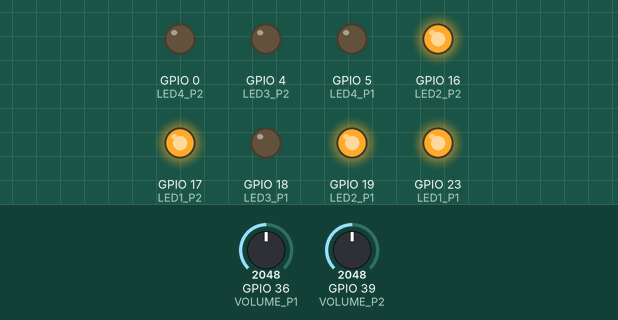
Bench run of a program on a simulated ESP32. On the bench: output pins drawn as LEDs (lit = HIGH). The inputs (shaded band) are chosen by the test bench; at power-on: GPIO 36 (VOLUME_P1) = 2048, GPIO 39 (VOLUME_P2) = 2048.

Above: at 1.2 s.
1.3 s: GPIO 36 (VOLUME_P1) set to 1651
2.8 s: GPIO 36 (VOLUME_P1) set to 1566
At 3.5 s:
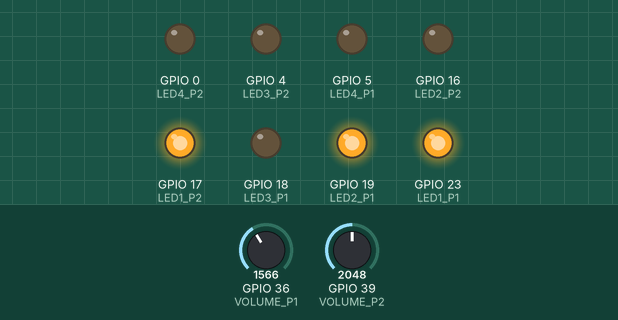
4.3 s: GPIO 39 (VOLUME_P2) set to 1662
5.8 s: GPIO 39 (VOLUME_P2) set to 1537
At 6.1 s:
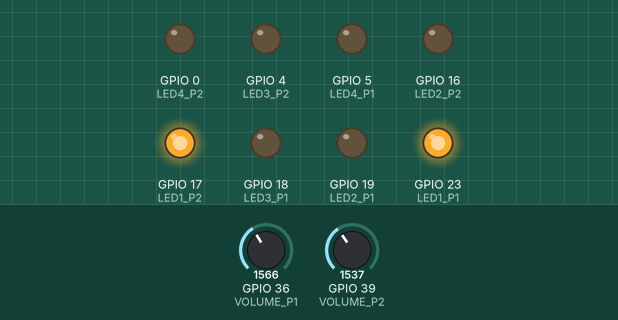
7.3 s: GPIO 36 (VOLUME_P1) set to 1640
At 8.5 s:
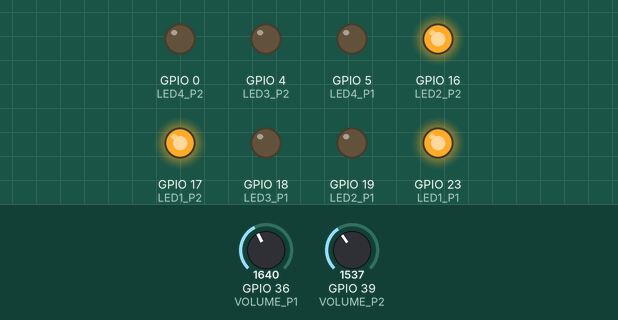
8.8 s: GPIO 39 (VOLUME_P2) set to 635
10.3 s: GPIO 39 (VOLUME_P2) set to 554
At 11.2 s:
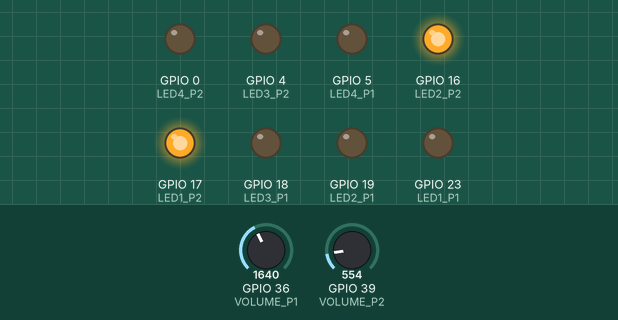
Timing chart, 0 to 12.8 s (numbered marks = the images above; inputs shaded):
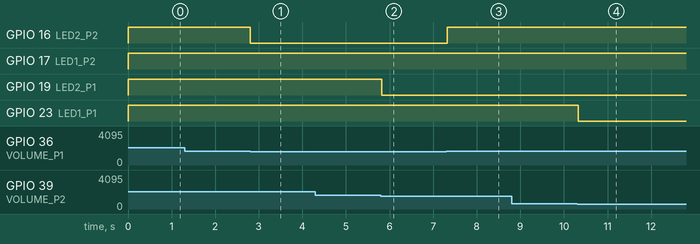

Measured:
- the behaviour switches between 1601 and 1600 on GPIO 36 (VOLUME_P1) (found by bisection; images 0 and 1)
- the behaviour switches between 1601 and 1600 on GPIO 39 (VOLUME_P2) (found by bisection; images 1 and 2)
- the behaviour switches between 601 and 600 on GPIO 39 (VOLUME_P2) (found by bisection; images 3 and 4)
- after the input at 1.3 s, every drawn part: stays the same
- after the input at 2.8 s, GPIO 16 (LED2_P2): HIGH → LOW at once
- after the input at 4.3 s, every drawn part: stays the same
- after the input at 5.8 s, GPIO 19 (LED2_P1): HIGH → LOW at once
- after the input at 7.3 s, GPIO 16 (LED2_P2): LOW → HIGH at once
- after the input at 8.8 s, every drawn part: stays the same
- after the input at 10.3 s, GPIO 23 (LED1_P1): HIGH → LOW at once

The program:

main.cpp
```cpp
//
#include <Arduino.h>
#define VOLUME_P1 36
#define VOLUME_P2 39


#define LED1_P1 23
#define LED2_P1 19
#define LED3_P1 18
#define LED4_P1 5

#define LED1_P2 17
#define LED2_P2 16
#define LED3_P2 4
#define LED4_P2 0

void setup() {

  pinMode(LED1_P1, OUTPUT);
  pinMode(LED2_P1, OUTPUT);
  pinMode(LED3_P1, OUTPUT);
  pinMode(LED4_P1, OUTPUT);

  pinMode(LED1_P2, OUTPUT);
  pinMode(LED2_P2, OUTPUT);
  pinMode(LED3_P2, OUTPUT);
  pinMode(LED4_P2, OUTPUT);


  digitalWrite(LED1_P1, LOW);
  digitalWrite(LED2_P1, LOW);
  digitalWrite(LED3_P1, LOW);
  digitalWrite(LED4_P1, LOW);

  digitalWrite(LED1_P2, LOW);
  digitalWrite(LED2_P2, LOW);
  digitalWrite(LED3_P2, LOW);
  digitalWrite(LED4_P2, LOW);


  pinMode(VOLUME_P1, INPUT);
  pinMode(VOLUME_P2, INPUT);
}

void loop() {

  int volumeP1 = analogRead(VOLUME_P1);
  int volumeP2 = analogRead(VOLUME_P2);


  if (volumeP1 > 4000 && volumeP2 > 4000) {

    for (int i = 0; i < 5; i++) {

      digitalWrite(LED1_P1, HIGH);
      digitalWrite(LED2_P1, LOW);
      digitalWrite(LED3_P1, HIGH);
      digitalWrite(LED4_P1, LOW);

      digitalWrite(LED1_P2, HIGH);
      digitalWrite(LED2_P2, LOW);
      digitalWrite(LED3_P2, HIGH);
      digitalWrite(LED4_P2, LOW);

      delay(500);


      digitalWrite(LED1_P1, LOW);
      digitalWrite(LED2_P1, HIGH);
      digitalWrite(LED3_P1, LOW);
      digitalWrite(LED4_P1, HIGH);

      digitalWrite(LED1_P2, LOW);
      digitalWrite(LED2_P2, HIGH);
      digitalWrite(LED3_P2, LOW);
      digitalWrite(LED4_P2, HIGH);

      delay(500);
    }
  } else {

    if (volumeP2 > 3600) {
      digitalWrite(LED1_P1, HIGH);
      digitalWrite(LED2_P1, HIGH);
      digitalWrite(LED3_P1, HIGH);
      digitalWrite(LED4_P1, HIGH);
    } else if (volumeP2 > 2800) {
      digitalWrite(LED1_P1, HIGH);
      digitalWrite(LED2_P1, HIGH);
      digitalWrite(LED3_P1, HIGH);
      digitalWrite(LED4_P1, LOW);
    } else if (volumeP2 > 1600) {
      digitalWrite(LED1_P1, HIGH);
      digitalWrite(LED2_P1, HIGH);
      digitalWrite(LED3_P1, LOW);
      digitalWrite(LED4_P1, LOW);
    } else if (volumeP2 > 600) {
      digitalWrite(LED1_P1, HIGH);
      digitalWrite(LED2_P1, LOW);
      digitalWrite(LED3_P1, LOW);
      digitalWrite(LED4_P1, LOW);
    } else {
      digitalWrite(LED1_P1, LOW);
      digitalWrite(LED2_P1, LOW);
      digitalWrite(LED3_P1, LOW);
      digitalWrite(LED4_P1, LOW);
    }


    if (volumeP1 > 3600) {
      digitalWrite(LED1_P2, HIGH);
      digitalWrite(LED2_P2, HIGH);
      digitalWrite(LED3_P2, HIGH);
      digitalWrite(LED4_P2, HIGH);
    } else if (volumeP1 > 2800) {
      digitalWrite(LED1_P2, HIGH);
      digitalWrite(LED2_P2, HIGH);
      digitalWrite(LED3_P2, HIGH);
      digitalWrite(LED4_P2, LOW);
    } else if (volumeP1 > 1600) {
      digitalWrite(LED1_P2, HIGH);
      digitalWrite(LED2_P2, HIGH);
      digitalWrite(LED3_P2, LOW);
      digitalWrite(LED4_P2, LOW);
    } else if (volumeP1 > 600) {
      digitalWrite(LED1_P2, HIGH);
      digitalWrite(LED2_P2, LOW);
      digitalWrite(LED3_P2, LOW);
      digitalWrite(LED4_P2, LOW);
    } else {
      digitalWrite(LED1_P2, LOW);
      digitalWrite(LED2_P2, LOW);
      digitalWrite(LED3_P2, LOW);
      digitalWrite(LED4_P2, LOW);
    }
  }

  delay(100);
}
```
